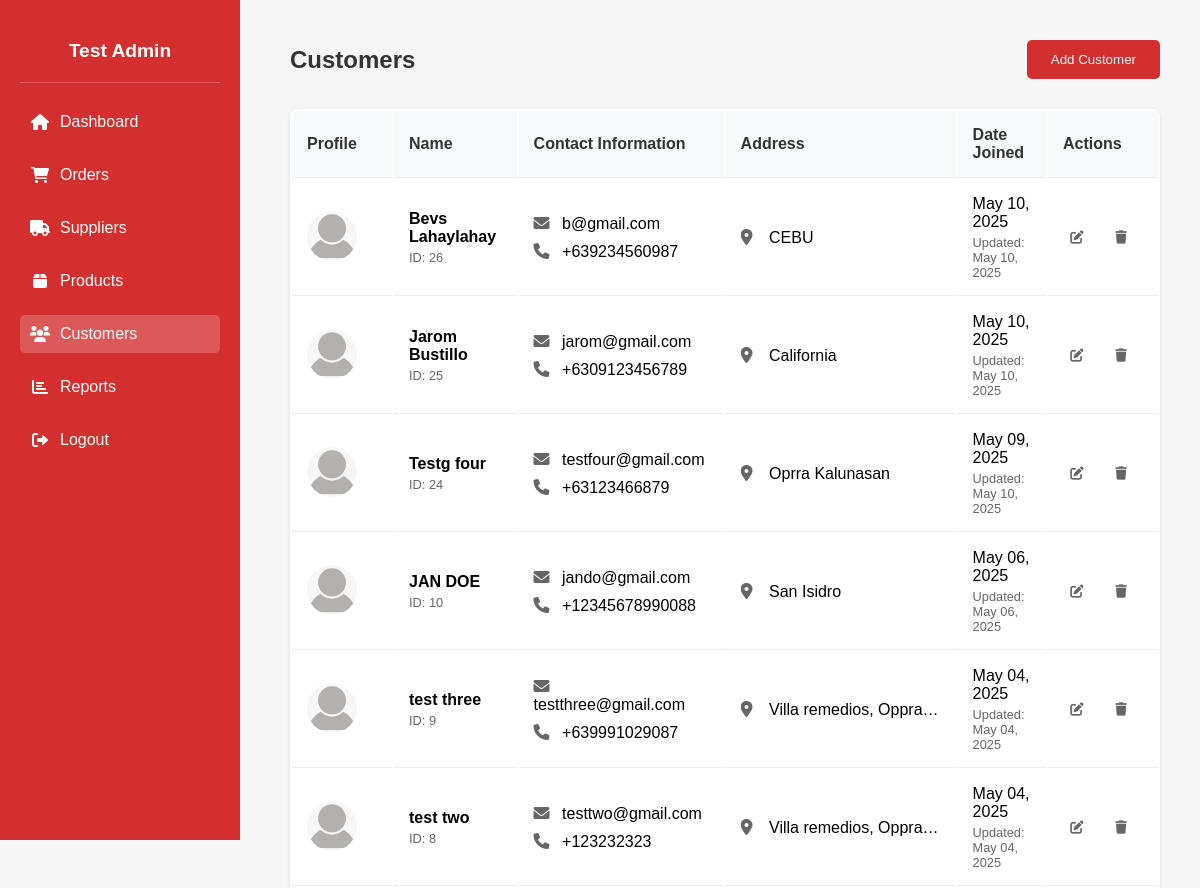
Before: /Admin_customers.php (upper part) with the older database file.
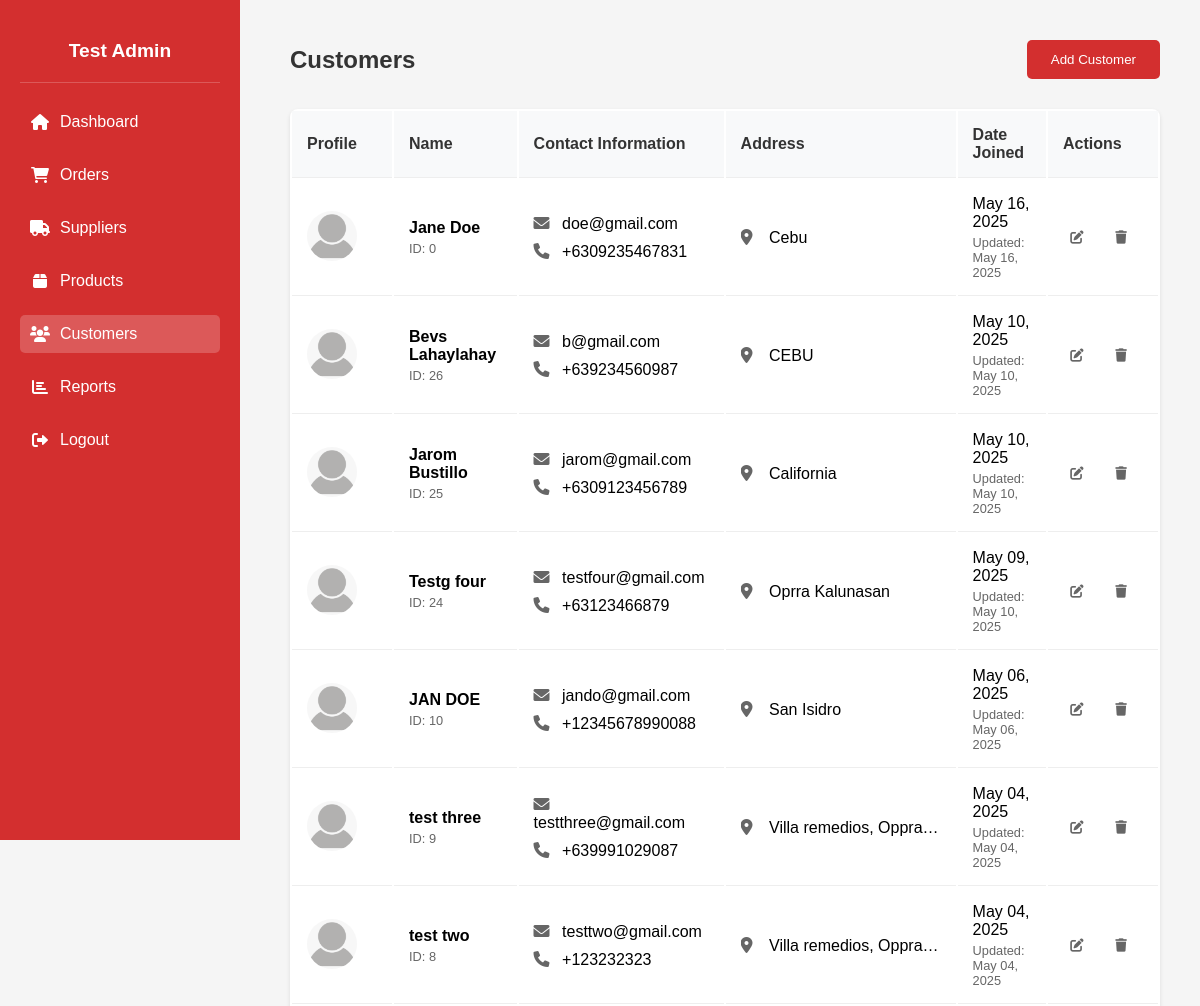
After: the same page with the newer database file.
### tables this page shows
CREATE TABLE `customer` (
  `PK_CUSTOMER_ID` int(11) NOT NULL,
  `L_NAME` varchar(30) NOT NULL,
  `F_NAME` varchar(30) NOT NULL,
  `EMAIL` varchar(255) NOT NULL,
  `PASSWORD_HASH` varchar(255) NOT NULL,
  `CUSTOMER_ADDRESS` varchar(255) NOT NULL,
  `PHONE_NUM` char(15) NOT NULL,
  `CREATED_AT` datetime NOT NULL DEFAULT current_timestamp(),
  `UPDATE_AT` datetime NOT NULL,
  `PROFILE_PIC` varchar(255) DEFAULT 'default.png'
);

### Admin_customers.php (the view, shortened to what this page needs)
<?php
include 'db_connect.php';
$adminQuery = $conn->prepare("SELECT CONCAT(F_NAME, ' ', L_NAME) as full_name FROM users WHERE PK_USER_ID = ?");
$adminQuery->bind_param("i", $admin_id);
$adminQuery->execute();
$adminResult = $adminQuery->get_result();
$adminName = $adminResult->num_rows > 0 ? $adminResult->fetch_assoc()['full_name'] : 'Test Admin';
$sql = "SELECT PK_CUSTOMER_ID, F_NAME, L_NAME, EMAIL, PHONE_NUM, CUSTOMER_ADDRESS,
        PROFILE_PIC, CREATED_AT, UPDATE_AT
        FROM customer ORDER BY CREATED_AT DESC";
$result = $conn->query($sql);
?>
<!DOCTYPE html>
<html lang="en">
<head>
    <link rel="stylesheet" href="https://cdnjs.cloudflare.com/ajax/libs/font-awesome/6.0.0/css/all.min.css">
    <link href="https://cdn.jsdelivr.net/npm/@sweetalert2/theme-material-ui/material-ui.css" rel="stylesheet">
</head>
<body>
    <div class="sidebar">
    <div class="admin-profile">
            <h3><?= htmlspecialchars($adminName) ?></h3>
        </div>
        <a href="Admin_home.php">
            <i class="fas fa-home"></i> Dashboard
        </a>
        <a href="Admin_orders.php">
            <i class="fas fa-shopping-cart"></i> Orders
        </a>
        <a href="Admin_suppliers.php">
            <i class="fas fa-truck"></i> Suppliers
        </a>
        <a href="Admin_product.php">
            <i class="fas fa-box"></i> Products
        </a>
        <a href="Admin_customers.php" class="active">
            <i class="fas fa-users"></i> Customers
        </a>
        <a href="Admin_reports.php">
            <i class="fas fa-chart-bar"></i> Reports
        </a>
        <a href="logout.php">
            <i class="fas fa-sign-out-alt"></i> Logout
        </a>
    </div>
    <div class="customer-section">
        <div class="header">
            <h2>Customers</h2>
            <button onclick="window.location.href='Admin_add_customer.php'">Add Customer</button>
        </div>
        <table>
            <thead>
                <tr>
                    <th>Profile</th>
                    <th>Name</th>
                    <th>Contact Information</th>
                    <th>Address</th>
                    <th>Date Joined</th>
                    <th>Actions</th>
                </tr>
            </thead>
            <tbody>
                <?php while($row = $result->fetch_assoc()): ?>
                <tr>
                    <td class="profile-cell">
                        <img src="uploads/profiles/<?= !empty($row['PROFILE_PIC']) ?
                            htmlspecialchars($row['PROFILE_PIC']) : 'default-avatar.png' ?>"
                            alt="Profile Picture" class="profile-pic">
                    </td>
                    <td>
                        <strong><?= htmlspecialchars($row['F_NAME'] . ' ' . $row['L_NAME']) ?></strong>
                        <div class="customer-id">ID: <?= htmlspecialchars($row['PK_CUSTOMER_ID']) ?></div>
                    </td>
                    <td>
                        <div><i class="fas fa-envelope"></i> <?= htmlspecialchars($row['EMAIL']) ?></div>
                        <div><i class="fas fa-phone" style="margin-top: 10px;"></i> <?= htmlspecialchars($row['PHONE_NUM']) ?></div>
                    </td>
                    <td>
                        <div class="address-cell">
                            <i class="fas fa-map-marker-alt"></i>
                            <?= htmlspecialchars($row['CUSTOMER_ADDRESS']) ?>
                        </div>
                    </td>
                    <td>
                        <div> <?= date("M d, Y", strtotime($row['CREATED_AT'])) ?></div>
                        <div class="last-updated">Updated: <?= date("M d, Y", strtotime($row['UPDATE_AT'])) ?></div>
                    </td>
                    <td>
                        <div class="action-buttons">
                            <button onclick="editCustomer(<?= $row['PK_CUSTOMER_ID'] ?>)" class="edit-btn">
                                <i class="fas fa-edit"></i>
                            </button>
                            <button onclick="deleteCustomer(<?= $row['PK_CUSTOMER_ID'] ?>)" class="delete-btn">
                                <i class="fas fa-trash"></i>
                            </button>
                        </div>
                    </td>
                </tr>
                <?php endwhile; ?>
            </tbody>
        </table>
    </div>
</body>
</html>

### Admin_customers.php (style rules this page uses)
body { margin: 0; font-family: Arial, sans-serif; background-color: #f5f5f5; }
.sidebar { width: 200px; background-color: #d32f2f; height: 100vh; position: fixed; color: white; display: flex; flex-direction: column; padding: 20px; }
.admin-profile { text-align: center; padding: 20px 0; border-bottom: 1px solid rgba(255,255,255,0.2); margin-bottom: 20px; }
.admin-profile h3 { margin: 0; font-size: 1.2em; }
.sidebar a { display: flex; align-items: center; color: white; text-decoration: none; margin-bottom: 15px; padding: 10px; border-radius: 5px; transition: all 0.3s ease; }
.sidebar a i { margin-right: 10px; width: 20px; text-align: center; }
.sidebar a.active { background: rgba(255,255,255,0.2); }
.customer-section { margin-left: 250px; padding: 40px; }
.header { display: flex; justify-content: space-between; align-items: center; margin-bottom: 30px; }
.header h2 { margin: 0; color: #333; font-size: 24px; }
.header button { background-color: #d32f2f; color: white; border: none; padding: 12px 24px; cursor: pointer; border-radius: 5px; transition: background-color 0.3s; }
table { width: 100%; background: white; border-radius: 8px; box-shadow: 0 2px 4px rgba(0,0,0,0.1); overflow: hidden; }
table th, table td { padding: 15px; text-align: left; border-bottom: 1px solid #eee; }
table th { background-color: #f8f9fa; color: #333; font-weight: 600; }
.profile-pic { width: 50px; height: 50px; border-radius: 50%; object-fit: cover; }
.profile-cell { width: 70px; }
.customer-id { font-size: 0.8em; color: #666; margin-top: 4px; }
.address-cell { max-width: 200px; white-space: nowrap; overflow: hidden; text-overflow: ellipsis; }
.last-updated { font-size: 0.8em; color: #666; margin-top: 4px; }
.action-buttons { display: flex; gap: 8px; }
.action-buttons button { border: none; background: none; padding: 6px; cursor: pointer; border-radius: 4px; transition: background-color 0.3s; }
.edit-btn { color: #FFA000; }
.delete-btn { color: #F44336; }
table td { vertical-align: middle; }
table td i { width: 16px; margin-right: 8px; color: #666; }

Changed rows visible on the page:
added customer: PROFILE_PIC (placeholder picture), F_NAME+L_NAME "Jane Doe", PK_CUSTOMER_ID "0", EMAIL "doe@gmail.com", PHONE_NUM "+6309235467831", CUSTOMER_ADDRESS "Cebu", CREATED_AT "May 16, 2025", UPDATE_AT "May 16, 2025"
